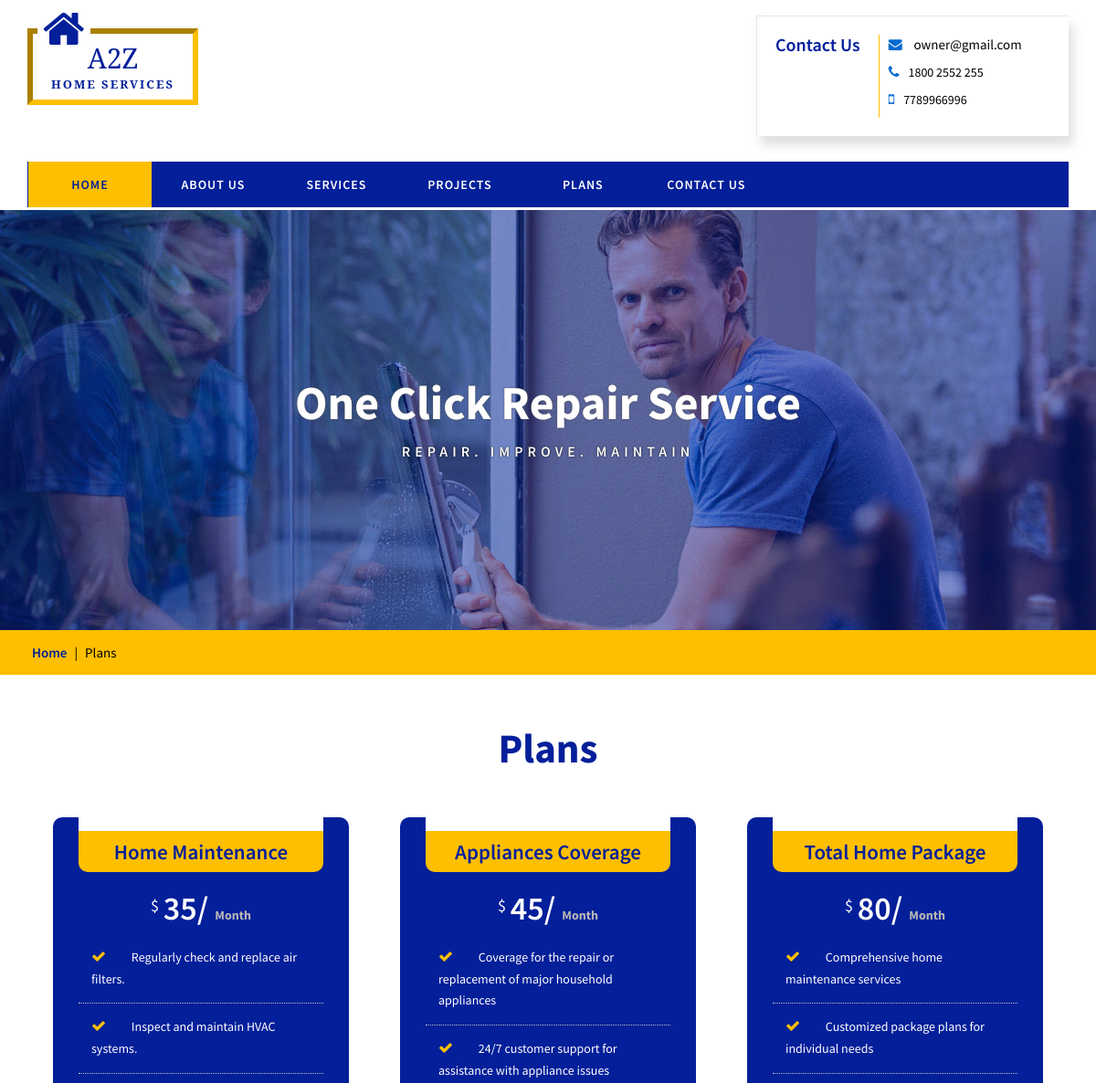
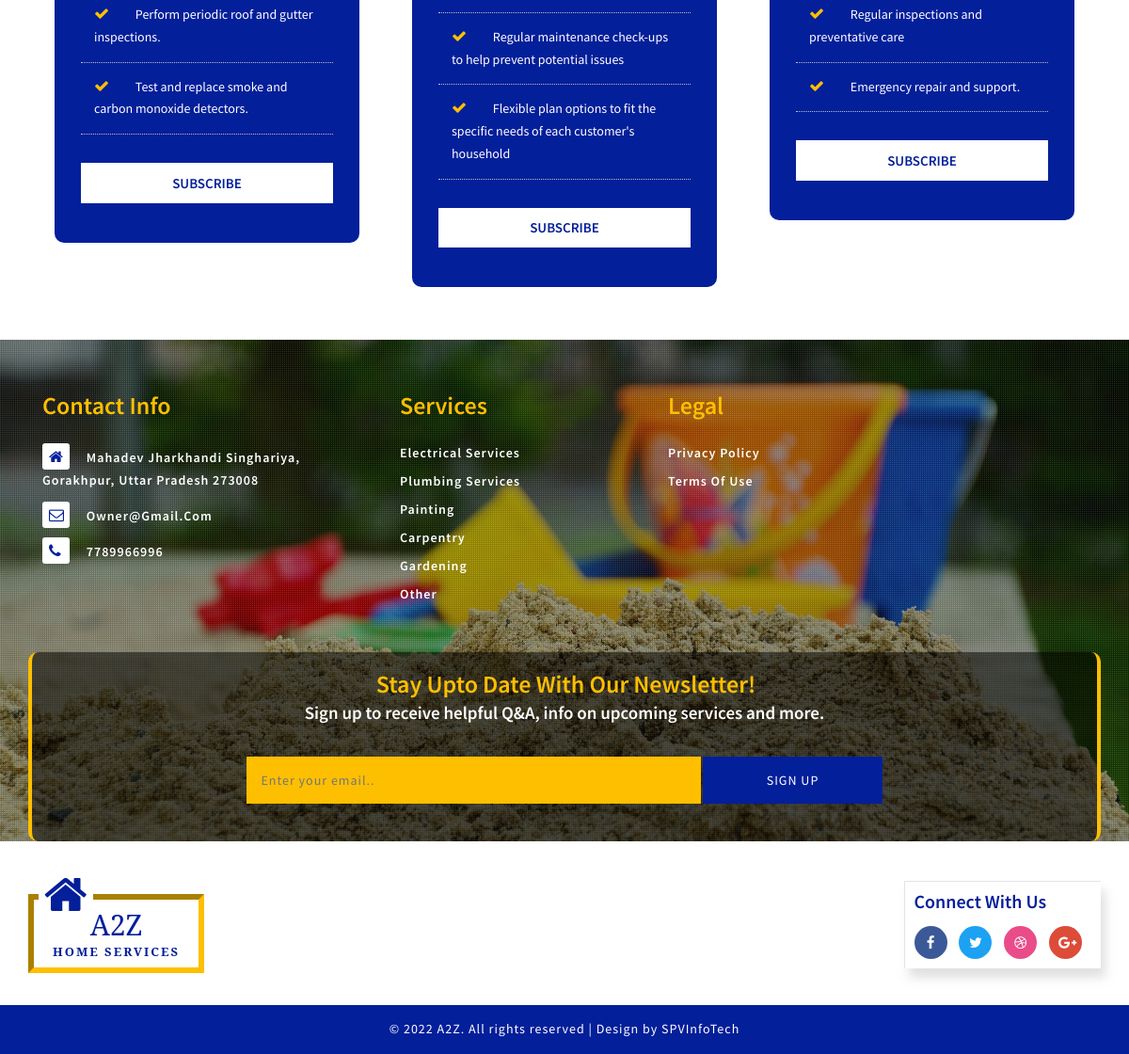
The app's page /plans/ with its own data (2 pictures, top to bottom).
### services/models.py (models this page shows, shortened)
class ContactInfo(models.Model):
    email = models.EmailField(max_length=255)
    mobile_number = models.CharField(max_length=10)
    telephone_number = models.CharField(max_length=15)
    address = models.TextField()
    class Meta:
        verbose_name_plural = 'Owner Contact Info'

class ServiceTypes(models.Model):
    service = models.CharField(max_length=250)
    quote = models.TextField(default='Lorem ipsum dolor sit amet, consectetur adipiscing elit. Integer gravida mauris non mi gravida, at sollicitudin.')
    service_image = models.ImageField(upload_to='service_images/', default='service_images/default.jpg')
    def __str__(self):
        return self.service
    class Meta:
        verbose_name_plural = 'Service Types'

### services/views.py (the view)
# urls.py: path('plans/', views.plans, name='plans'),
def plans(request):
    services = ServiceTypes.objects.all()
    contact_info = ContactInfo.objects.get(id=1)
    context = {
        'contact_info': contact_info,
        'services': services
    }
    return render(request, 'services/plan.html', context)

### services/templates/services/plan.html (shortened to what this page needs)
{% extends "services/base.html" %}
{% block content %}
<div class="banner-bg2">
	<div class="banner-info bg3 inner">
			<h3>one click repair service</h3>
			<p>repair.&nbsp;improve.&nbsp;maintain</p>
		</div>
</div>
<div class="breadcrumbs-w3l">
<div class="container">
	<span class="breadcrumbs">
		<a href="index.html">Home</a> |
		<span>Plans</span>
	</span>
</div>
</div>
<div class="w3ls-section plans">
<div class="container">
	<h4 class="main-title">plans</h4>
	<div class="services-main">
		<div class="col-md-4 col-sm-4 w3_agile-plan-grid">
			<div class="pricing_grid_content">
				<h5>home maintenance</h5>
				<h3>
					<sup>$</sup>
					<span class="counter agile_counter">35/
						<label>Month</label>
					</span>
				</h3>
				<ul class="w3_count">
					<li>
						<span class="fa fa-check" aria-hidden="true"></span>
						<p>Regularly check and replace air filters.</p>
					</li>
					<li>
						<span class="fa fa-check" aria-hidden="true"></span>
						<p>Inspect and maintain HVAC systems.</p>
					</li>
					<li>
						<span class="fa fa-check" aria-hidden="true"></span>
						<p>Perform periodic roof and gutter inspections.</p>
					</li>
					<li>
						<span class="fa fa-check" aria-hidden="true"></span>
						<p> Test and replace smoke and carbon monoxide detectors.</p>
					</li>
				</ul>
				<a href="#">subscribe</a>
			</div>
		</div>
		<div class="col-md-4 col-sm-4 w3_agile-plan-grid">
			<div class="pricing_grid_content">
					<h5>appliances coverage</h5>
				<h3>
					<sup>$</sup>
					<span class="counter agile_counter">45/
						<label>Month</label>
					</span>
				</h3>
				<ul class="w3_count">
					<li>
						<span class="fa fa-check" aria-hidden="true"></span>
						<p>Coverage for the repair or replacement of major household appliances
						</p>
					</li>
					<li>
						<span class="fa fa-check" aria-hidden="true"></span>
						<p>24/7 customer support for assistance with appliance issues
						</p>
					</li>
					<li>
						<span class="fa fa-check" aria-hidden="true"></span>
						<p>Regular maintenance check-ups to help prevent potential issues
						</p>
					</li>
					<li>
						<span class="fa fa-check" aria-hidden="true"></span>
						<p>Flexible plan options to fit the specific needs of each customer's household
						</p>
					</li>
				</ul>
				<a href="#">subscribe</a>
			</div>
		</div>
		<div class="col-md-4 col-sm-4 w3_agile-plan-grid">
			<div class="pricing_grid_content">
				<h5>total home package</h5>
				<h3>
					<sup>$</sup>
					<span class="counter agile_counter">80/
						<label>Month</label>
					</span>
				</h3>
				<ul class="w3_count">
					<li>
						<span class="fa fa-check" aria-hidden="true"></span>
						<p>Comprehensive home maintenance services
						</p>
					</li>
					<li>
						<span class="fa fa-check" aria-hidden="true"></span>
						<p>Customized package plans for individual needs
						</p>
					</li>
					<li>
						<span class="fa fa-check" aria-hidden="true"></span>
						<p>Regular inspections and preventative care
						</p>
					</li>
					<li>
						<span class="fa fa-check" aria-hidden="true"></span>
						<p>Emergency repair and support.
						</p>
					</li>
				</ul>
				<a href="#">subscribe</a>
			</div>
		</div>
	</div>
</div>
</div>
{% endblock content %}

### services/templates/services/base.html (shortened to what this page needs)
{% load static %}
<!DOCTYPE html>
<html lang="en-us">
<head>
	<link href="{% static 'css/bootstrap.css' %}" rel="stylesheet" type="text/css" media="all" />
	<link href="{% static 'css/JiSlider.css' %}" rel="stylesheet">
	<link href="{% static 'css/owl.carousel.css' %}" rel="stylesheet">
	<link href="{% static 'css/font-awesome.css' %}" rel="stylesheet" type="text/css" media="all" />
	<link href="{% static 'css/style.css' %}" rel="stylesheet" type="text/css" media="all" />
</head>
<body>
	<div class="w3layouts-header">
		<div class="container">
			<div class="logo-nav-agileits">
				<div class="logo-nav-left">
					<h1>
						<a href="{% url 'services:index' %}">
							<span class="fa fa-home"></span>a2z
							<span class="logo-title">home services</span>
						</a>
					</h1>
				</div>
				<div class="header-grid-left-wthree">
					<div class="h3-title">
						<h3>contact us</h3>
					</div>
					<ul>
						<li>
							<span class="fa fa-envelope" aria-hidden="true"></span>
							<a href="mailto:{{ contact_info.email }}">{{ contact_info.email }}</a>
						</li>
						<li>
							<span class="fa fa-phone" aria-hidden="true"></span>{{ contact_info.telephone_number }}</li>
						<li>
							<span class="fa fa-mobile" aria-hidden="true"></span>{{ contact_info.mobile_number }}
						</li>
					</ul>
					<div class="clearfix"> </div>
				</div>
				<div class="clearfix"> </div>
			</div>
			<div class="logo-nav-left1">
				<nav class="navbar navbar-default">
					<div class="collapse navbar-collapse" id="bs-megadropdown-tabs">
						<ul class="nav navbar-nav">
							<li class="active">
								<a href="{% url 'services:index' %}">Home</a>
							</li>
							<li>
								<a href="{% url 'services:about' %}">about us</a>
							</li>
							<li>
								<a href="{% url 'services:services' %}">services</a>
							</li>
							<li>
								<a href="{% url 'services:projects' %}">Projects</a>
							</li>
							<li>
								<a href="{% url 'services:plans' %}">plans</a>
							</li>
							<li>
								<a href="{% url 'services:contact-us' %}">contact us</a>
							</li>
						</ul>
					</div>
				</nav>
			</div>
		</div>
	</div>
    {% block content %}
    {% endblock content %}
	<div class="footer-main-w3_agile">
		<div class="footer-dot">
			<div class="container">
				<div class="footer-bottom">
					<div class="col-md-4 col-sm-6 col-xs-6 footer-grid1 address">
						<h4>Contact Info</h4>
						<ul>
							<li>
								<span class="fa fa-home" aria-hidden="true"></span>
								<p>{{ contact_info.address }}</p>
							</li>
							<li>
								<span class="fa fa-envelope-o" aria-hidden="true"></span>
								<a href="mailto:{{ contact_info.email }}">{{ contact_info.email }}</a>
							</li>
							<li>
								<span class="fa fa-phone" aria-hidden="true"></span>
								<p>{{ contact_info.mobile_number }}</p>
							</li>
						</ul>
					</div>
					<div class="col-md-3 col-sm-6 col-xs-6 footer-grid1 res">
						<h4>services</h4>
						<ul>
                            {% for service in services %}
                                <li>
                                    <a href="#">{{ service }}</a>
                                </li>
                            {% endfor %}
						</ul>
					</div>
					<div class="col-md-2 col-sm-6 col-xs-6 footer-grid1">
						<h4>legal</h4>
						<ul>
							<li>
								<a href="{% url 'services:privacy' %}">privacy policy</a>
							</li>
							<li>
								<a href="{% url 'services:terms' %}">terms of use</a>
							</li>
						</ul>
					</div>
					<div class="clearfix"></div>
				</div>
				<div class="agileinfo-subscribe-grid text-center">
					<h4>stay upto date with our newsletter!</h4>
					<p>Sign up to receive helpful Q&A, info on upcoming services and more.</p>
					<form action="{% url 'services:newsletter' %}" method="post">
						<input type="email" placeholder="Enter your email.." name="newsletter" required="">
						<button type="submit" class="btn1">sign up</button>
					</form>
				</div>
			</div>
		</div>
	</div>
	<div class="cpy-footer">
		<div class="container">
			<div class="footer-top">
				<div class="logo-nav-left footer-top1">
					<h2>
						<a href="index.html">
							<span class="fa fa-home logo-ftr"></span>a2z
							<span class="logo-title">home services</span>
						</a>
					</h2>
				</div>
				<div class="footer-social">
					<h4>connect with us</h4>
					<ul>
						<li>
							<a href="#">
								<span class="fa fa-facebook icon_facebook"></span>
							</a>
						</li>
						<li>
							<a href="#">
								<span class="fa fa-twitter icon_twitter"></span>
							</a>
						</li>
						<li>
							<a href="#">
								<span class="fa fa-dribbble icon_dribbble"></span>
							</a>
						</li>
						<li>
							<a href="#">
								<span class="fa fa-google-plus icon_g_plus"></span>
							</a>
						</li>
					</ul>
				</div>
				<div class="clearfix"></div>
			</div>
		</div>
		<div class="cpy-text">
			<p>© 2022 A2Z. All rights reserved | Design by
				<a href="http://spvinfotech.com/">SPVInfoTech
				</a>
			</p>
		</div>
	</div>
</body>
</html>

### records on screen
ContactInfo: email "owner@gmail.com", telephone_number "1800 2552 255", mobile_number "7789966996", address "Mahadev Jharkhandi Singhariya, Gorakhpur, Uttar Pradesh 273008", email "Owner@gmail.com"
ServiceTypes: service "Electrical Services"
ServiceTypes: service "Plumbing Services"
ServiceTypes: service "Painting"
ServiceTypes: service "Carpentry"
ServiceTypes: service "Gardening"
ServiceTypes: service "Other"
